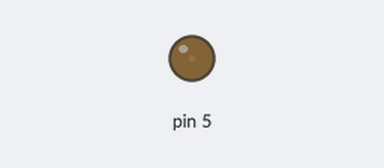
Bench run of a sketch on a simulated Arduino Uno, built with avr-gcc and run on an emulated ATmega328P. On the bench: output pins drawn as LEDs (lit = HIGH). What the sketch prints to the serial monitor is not drawn.

Above: at 0.05 s.
At 1.2 s:
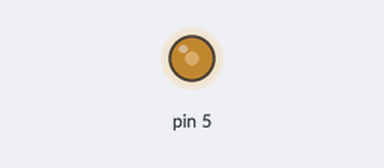
At 2.35 s:
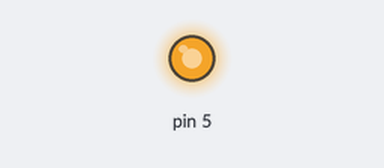
At 4.65 s:
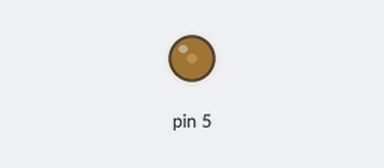
Timing chart, 0 to 6.7 s (numbered marks = the images above):
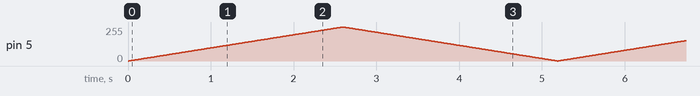

The sketch:

anlogeWrite.ino
```cpp
int i;
void setup() {
  // put your setup code here, to run once:
  pinMode(5,OUTPUT);
  pinMode(8,INPUT_PULLUP);
  Serial.begin(9600);
}

void loop() {
  // put your main code here, to run repeatedly:
  for(i=0;i<255;i++){
    analogWrite(5,i);
    Serial.println(i);
    delay(10);
  }
  for(i=0;i<255;i++){
    analogWrite(5,255-i);
    Serial.println(255-i);
    delay(10);

  }

}
```
